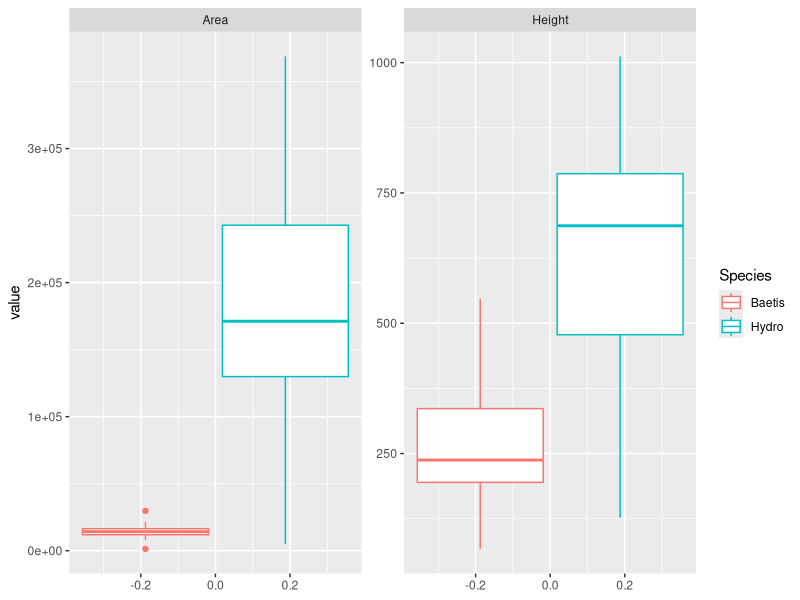

The R script that drew this image:
## ---- chunk 1
require(magrittr)
require(cluster)
require(fpc)
require(clue)
## ---- chunk 2
bugs<-read.table("bugs.dat",header=TRUE)
bugs %>% str
## ---- chunk 3
index1<-which( bugs$Species=="Baetisrhodani")
index2<-which( bugs$Species=="Hydropsychepellucidulla")
osadata<-bugs[c(index1,index2),]
osadata$Species<-factor(osadata$Species, labels=c("Baetis","Hydro"))
osadata<-osadata[, c(1,2,8)]
names(osadata)
## ---- chunk 4
# randomly divided into two subsets
M<-ncol(osadata)
N<-nrow(osadata)
set.seed(123)
train.rows<-sample(1:N, 0.5*N)
osa.train<-osadata[train.rows,]
osa.test<-osadata[-train.rows,]
## ---- chunk 5
  # a lot of modifications from Harj3
baetis<-osa.train[osa.train$Species=="Baetis",]
summary(baetis)
hydro<-osa.train[osa.train$Species=="Hydro",]
summary(hydro)

require(ggplot2); require(reshape2)
osa.train %>% 
  melt("Species") %>% # long format for easy plotting
  ggplot() + geom_boxplot(aes(y = value, color = Species)) + 
  facet_wrap(~variable, scales = "free_y")

## ---- chunk 6
  # prepare data structure
osa.test$SpeciesInt <- as.numeric(osa.test$Species)
osa.test$SpeciesLk <- rep(0, nrow(osa.test))
  # key value from training
training1 <- osa.train[osa.test$SpeciesInt == 1, 2:3]
training2 <- osa.train[osa.test$SpeciesInt == 2, 2:3]
m1 <- colMeans(training1)
m2 <- colMeans(training2)
cov1 <- cov(training1)
cov2 <- cov(training2)
## ---- chunk 7
osa.test.euclidean <- osa.test
for(i in 1:nrow(osa.test.euclidean)){
  d1 <- dist(rbind(osa.test.euclidean[i, 2:3], m1), method = "euclidean")
  d2 <- dist(rbind(osa.test.euclidean[i, 2:3], m2), method = "euclidean")
  if(d1 <= d2) osa.test.euclidean$SpeciesLk[i] <- 1
  else osa.test.euclidean$SpeciesLk[i] <- 2
}
table(osa.test.euclidean$SpeciesInt, osa.test.euclidean$SpeciesLk)
## ---- chunk 8
osa.test.mahalanobis  <- osa.test
for(i in 1:nrow(osa.test.mahalanobis )){
  d1 <- mahalanobis(osa.test.mahalanobis [i, 2:3], m1, cov1)
  d2 <- mahalanobis(osa.test.mahalanobis [i, 2:3], m2, cov2)
  if(d1 <= d2) osa.test.mahalanobis $SpeciesLk[i] <- 1
  else osa.test.mahalanobis$SpeciesLk[i] <- 2
}
table(osa.test.mahalanobis$SpeciesInt, osa.test.mahalanobis$SpeciesLk)
## ---- chunk 9
require(mvtnorm)

osa.test.mvnorm  <- osa.test
for(i in 1:nrow(osa.test.mvnorm )){
  p1 <- dmvnorm(osa.test.mvnorm [i, 2:3], m1, cov1)
  p2 <- dmvnorm(osa.test.mvnorm [i, 2:3], m2, cov2)
    # greater p implies classification
  if(p1 <= p2) osa.test.mvnorm $SpeciesLk[i] <- 2
  else osa.test.mvnorm$SpeciesLk[i] <- 1
}
table(osa.test.mvnorm$SpeciesInt, osa.test.mvnorm$SpeciesLk)
## ---- chunk 10
prior1 <- sum(osa.train$Species == "Baetis")/nrow(osa.train)
prior2 <- sum(osa.train$Species == "Hydro")/nrow(osa.train)

  # use posterior directly, instead of derived conditions
osa.test.mvnormprior <- osa.test
for(i in 1:nrow(osa.test.mvnormprior)){
  p1 <- dmvnorm(osa.test.mvnormprior[i, 2:3], m1, cov1)
  p2 <- dmvnorm(osa.test.mvnormprior[i, 2:3], m2, cov2)
  post1 <- prior1 * p1 / (prior1 * p1 + prior2 * p2)
  post2 <- prior2 * p2 / (prior1 * p1 + prior2 * p2)

    # greater p implies classification
  if(post1 <= post2) osa.test.mvnormprior$SpeciesLk[i] <- 2
  else osa.test.mvnormprior$SpeciesLk[i] <- 1
}
table(osa.test.mvnormprior$SpeciesInt, osa.test.mvnormprior$SpeciesLk)

## ---- chunk 11
osa.test.naivebayes <- osa.test
cov1.diag <- matrix(c(cov1[1,1], 0, 0, cov1[2,2]), ncol = 2)
cov2.diag <- matrix(c(cov2[1,1], 0, 0, cov2[2,2]), ncol = 2)

for(i in 1:nrow(osa.test.naivebayes)){
  p1 <- dmvnorm(osa.test.naivebayes[1, 2:3], m1, cov1.diag)
  p2 <- dmvnorm(osa.test.naivebayes[i, 2:3], m2, cov2.diag)
  post1 <- prior1 * p1 / (prior1 * p1 + prior2 * p2)
  post2 <- prior2 * p2 / (prior1 * p1 + prior2 * p2)

    # greater p implies classification
  if(post1 <= post2) osa.test.naivebayes$SpeciesLk[i] <- 2
  else osa.test.naivebayes$SpeciesLk[i] <- 1
}
table(osa.test.naivebayes$SpeciesInt, osa.test.naivebayes$SpeciesLk)

## ---- chunk 12
require(MASS)
  # seems to be corresponding to Euclidean
LDA<-lda(Species ~.,data=osa.train, prior=c(0.50,0.50))
LDA.pred<-predict(LDA,newdata=osa.test)
table(osa.test$Species,LDA.pred$class)
## ---- chunk 13
QDA<-qda(Species ~.,data=osa.train, prior=c(0.50,0.50))
QDA.pred<-predict(QDA,newdata=osa.test)
table(osa.test$Species, QDA.pred$class)
## ---- chunk 14
post1.qda <- QDA.pred$posterior[,1]
post2.qda <- QDA.pred$posterior[,2]
loss1on2 <- 1
loss2on1 <- 2

osa.test.qdaloss <- osa.test

for(i in 1:nrow(osa.test.qdaloss)){
  risk1 <- loss1on2 * post2.qda[i]
  risk2 <- loss2on1 * post1.qda[i]

    # greater p implies classification
  if(risk1 <= risk2) osa.test.qdaloss$SpeciesLk[i] <- 1
  else osa.test.qdaloss$SpeciesLk[i] <- 2
}
table(osa.test.qdaloss$SpeciesInt, osa.test.qdaloss$SpeciesLk)
